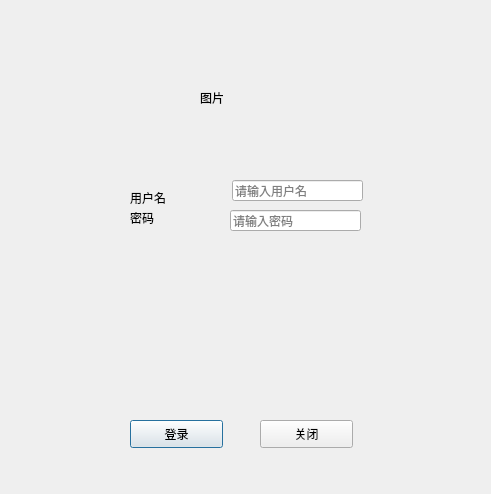
<?xml version="1.0" encoding="UTF-8"?>
<ui version="4.0">
 <class>LoginDlg</class>
 <widget class="QDialog" name="LoginDlg">
  <property name="geometry">
   <rect>
    <x>0</x>
    <y>0</y>
    <width>491</width>
    <height>494</height>
   </rect>
  </property>
  <property name="windowTitle">
   <string>Dialog</string>
  </property>
  <widget class="QWidget" name="widget" native="true">
   <property name="geometry">
    <rect>
     <x>80</x>
     <y>170</y>
     <width>331</width>
     <height>80</height>
    </rect>
   </property>
   <widget class="QLabel" name="label">
    <property name="geometry">
     <rect>
      <x>50</x>
      <y>20</y>
      <width>72</width>
      <height>15</height>
     </rect>
    </property>
    <property name="text">
     <string>用户名</string>
    </property>
   </widget>
   <widget class="QLabel" name="label_2">
    <property name="geometry">
     <rect>
      <x>50</x>
      <y>40</y>
      <width>72</width>
      <height>15</height>
     </rect>
    </property>
    <property name="text">
     <string>密码</string>
    </property>
   </widget>
   <widget class="QLineEdit" name="usrLineEdit">
    <property name="geometry">
     <rect>
      <x>152</x>
      <y>10</y>
      <width>131</width>
      <height>21</height>
     </rect>
    </property>
    <property name="placeholderText">
     <string>请输入用户名</string>
    </property>
   </widget>
   <widget class="QLineEdit" name="pwdLineEdit">
    <property name="geometry">
     <rect>
      <x>150</x>
      <y>40</y>
      <width>131</width>
      <height>21</height>
     </rect>
    </property>
    <property name="echoMode">
     <enum>QLineEdit::Password</enum>
    </property>
    <property name="placeholderText">
     <string>请输入密码</string>
    </property>
   </widget>
  </widget>
  <widget class="QWidget" name="widget_2" native="true">
   <property name="geometry">
    <rect>
     <x>130</x>
     <y>410</y>
     <width>261</width>
     <height>80</height>
    </rect>
   </property>
   <widget class="QPushButton" name="loginBtn">
    <property name="geometry">
     <rect>
      <x>0</x>
      <y>10</y>
      <width>93</width>
      <height>28</height>
     </rect>
    </property>
    <property name="text">
     <string>登录</string>
    </property>
   </widget>
   <widget class="QPushButton" name="exitBtn">
    <property name="geometry">
     <rect>
      <x>130</x>
      <y>10</y>
      <width>93</width>
      <height>28</height>
     </rect>
    </property>
    <property name="text">
     <string>关闭</string>
    </property>
   </widget>
  </widget>
  <widget class="QWidget" name="widget_3" native="true">
   <property name="geometry">
    <rect>
     <x>180</x>
     <y>60</y>
     <width>120</width>
     <height>80</height>
    </rect>
   </property>
   <widget class="QLabel" name="label_3">
    <property name="geometry">
     <rect>
      <x>20</x>
      <y>30</y>
      <width>72</width>
      <height>15</height>
     </rect>
    </property>
    <property name="text">
     <string>图片</string>
    </property>
   </widget>
  </widget>
 </widget>
 <resources/>
 <connections>
  <connection>
   <sender>loginBtn</sender>
   <signal>clicked()</signal>
   <receiver>LoginDlg</receiver>
   <slot>accept()</slot>
   <hints>
    <hint type="sourcelabel">
     <x>187</x>
     <y>144</y>
    </hint>
    <hint type="destinationlabel">
     <x>255</x>
     <y>70</y>
    </hint>
   </hints>
  </connection>
  <connection>
   <sender>exitBtn</sender>
   <signal>clicked()</signal>
   <receiver>LoginDlg</receiver>
   <slot>close()</slot>
   <hints>
    <hint type="sourcelabel">
     <x>306</x>
     <y>433</y>
    </hint>
    <hint type="destinationlabel">
     <x>245</x>
     <y>246</y>
    </hint>
   </hints>
  </connection>
 </connections>
</ui>
